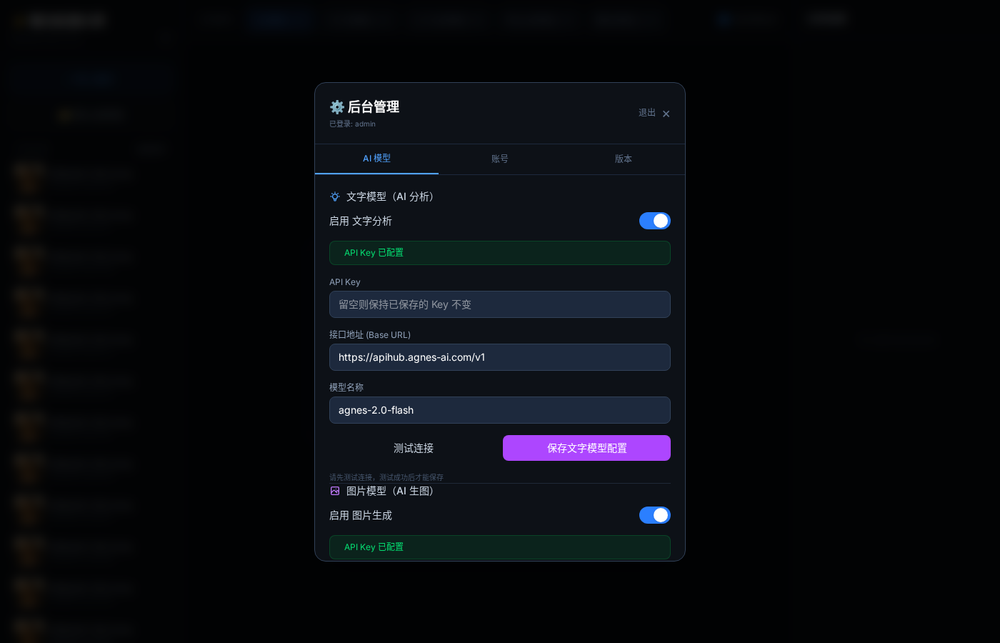
#> input picture admin-ai.png, 1000 x 643 px, shrunk from 1400 x 900 before the run
$ python -i analyzer.py   (imports and definitions only)
#> lines starting #> are read from the running program, lines starting #| are printed output that depends on the picture; after the words box and inside, x2 and y2 are one past the last pixel; in counts of white or black regions, pixels touching at a corner belong together
"""
曝光分析引擎 - 区域测光核心算法
支持多种区域划分模式：9宫格/16宫格/25宫格/中心点测光/自定义
"""

import numpy as np
from PIL import Image
from dataclasses import dataclass, field
from typing import List, Tuple, Optional
import json


@dataclass
class MeteringPoint:
    """单个测光点"""
    name: str          # 区域名称
    ev: float          # 曝光指数 (-3.0 ~ +3.0)
    brightness: int    # 原始亮度 (0-255)
    cx: int            # 中心点 x
    cy: int            # 中心点 y
    x1: int            # 区域左上角 x
    y1: int            # 区域左上角 y
    x2: int            # 区域右下角 x
    y2: int            # 区域右下角 y


@dataclass
class AnalysisResult:
    """分析结果"""
    metering_points: List[MeteringPoint]
    mode: str
    avg_brightness: float
    histogram: List[int] = field(default_factory=list)
    width: int = 0
    height: int = 0


# 区域模式定义
GRID_MODES = {
    "9": {
        "name": "九宫格",
        "rows": 3,
        "cols": 3,
        "labels": [
            ["左上", "正上", "右上"],
            ["左中", "正中", "右中"],
            ["左下", "正下", "右下"],
        ],
    },
    "16": {
        "name": "十六宫格",
        "rows": 4,
        "cols": 4,
        "labels": [
            ["左上1", "左上2", "右上1", "右上2"],
            ["左上3", "左上4", "右上3", "右上4"],
            ["左下1", "左下2", "右下1", "右下2"],
            ["左下3", "左下4", "右下3", "右下4"],
        ],
    },
    "25": {
        "name": "二十五宫格",
        "rows": 5,
        "cols": 5,
        "labels": [
            ["A1", "A2", "A3", "A4", "A5"],
            ["B1", "B2", "B3", "B4", "B5"],
            ["C1", "C2", "C3", "C4", "C5"],
            ["D1", "D2", "D3", "D4", "D5"],
            ["E1", "E2", "E3", "E4", "E5"],
        ],
    },
    "center": {
        "name": "中心点测光",
        "rows": 1,
        "cols": 1,
        "labels": ["中心点"],
    },
}


def brightness_to_ev(brightness: float, method: str = "standard") -> float:
    """
    将亮度值(0-255)转换为曝光指数(-3 ~ +3)
    128 为正确曝光 (EV=0)
    """
    if method == "standard":
        # 标准映射: 128=0EV, 每约45个亮度值对应1档EV
        ev = (brightness - 128) / 45.0
    elif method == "strict":
        # 严格映射: 每32个亮度值对应1档
        ev = (brightness - 128) / 32.0
    elif method == "loose":
        # 宽松映射: 每64个亮度值对应1档
        ev = (brightness - 128) / 64.0
    else:
        ev = (brightness - 128) / 45.0

    return round(max(-3.0, min(3.0, ev)), 1)


# [8 lines left out: function format_ev, not called in this run]


def analyze_image(
    image_path: str,
    mode: str = "9",
    ev_method: str = "standard",
    custom_model: Optional[dict] = None,
) -> AnalysisResult:
    """
    分析图片的区域曝光

    Args:
        image_path: 图片路径
        mode: 区域模式 ("9"/"16"/"25"/"center")
        ev_method: EV计算方法 ("standard"/"strict"/"loose")
        custom_model: 自定义模型参数（预留）

    Returns:
        AnalysisResult
    """
#> called with image_path = '../admin-ai.png', mode = '9', ev_method = 'standard'
    img = Image.open(image_path).convert("RGB")
#> img is the input picture: PIL image 1000x643 RGB; mean R, G, B 8.3, 10.5, 14.4
    gray = img.convert("L")
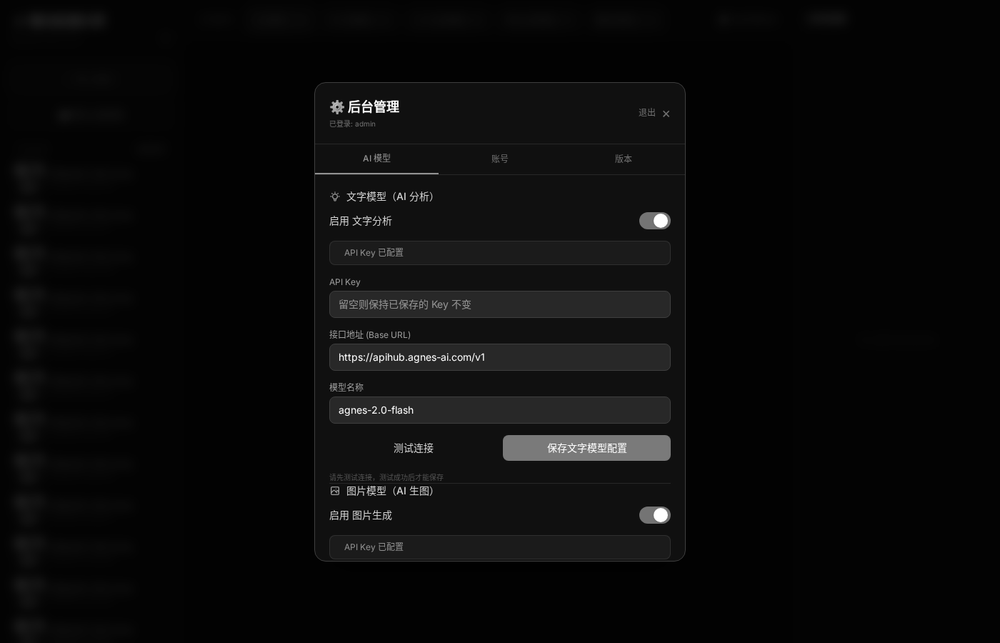
#> gray: PIL image 1000x643 L; min 0, max 255, mean 10.3
    arr = np.array(gray)
    h, w = arr.shape
#> h = 643; w = 1000

    grid_config = GRID_MODES.get(mode, GRID_MODES["9"])
    rows = grid_config["rows"]
    cols = grid_config["cols"]
    labels = grid_config["labels"]

    cell_h = h / rows
#> cell_h = 214.3
    cell_w = w / cols
#> cell_w = 333.3

    metering_points = []
    total_brightness = 0
    count = 0

    for r in range(rows):
        for c in range(cols):
            y1 = int(r * cell_h)
            y2 = int((r + 1) * cell_h) if r < rows - 1 else h
            x1 = int(c * cell_w)
            x2 = int((c + 1) * cell_w) if c < cols - 1 else w

            region = arr[y1:y2, x1:x2]
            avg = float(np.mean(region))
            ev = brightness_to_ev(avg, ev_method)

            # 中心点坐标
            cx = (x1 + x2) // 2
            cy = (y1 + y2) // 2

            # 应用自定义模型权重（预留）
            if custom_model and "weights" in custom_model:
                weight = custom_model["weights"].get(labels[r][c], 1.0)
                ev = round(ev * weight, 1)

            point = MeteringPoint(
                name=labels[r][c],
                ev=ev,
                brightness=int(avg),
                cx=cx,
                cy=cy,
                x1=x1,
                y1=y1,
                x2=x2,
                y2=y2,
            )
            metering_points.append(point)
            total_brightness += avg
            count += 1
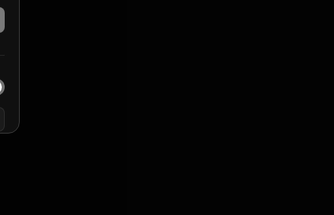
#> region: shape (215, 334); min 0, max 255, mean 3.5
#> after the loop, count = 9; metering_points = 9 items; total_brightness = 93.06

    # 计算直方图
    histogram_arr, _ = np.histogram(arr, bins=256, range=(0, 256))
#> histogram_arr = 256 values, max 184152 at index 3, min 2 at index 246, mean 2511.7
    # 压缩到32个bin便于前端展示
    histogram = [
        int(np.sum(histogram_arr[i * 8 : (i + 1) * 8])) for i in range(32)
    ]
#> histogram = 32 values, max 433864 at index 0, min 50 at index 30, mean 20093.8

    return AnalysisResult(
        metering_points=metering_points,
        mode=mode,
        avg_brightness=round(total_brightness / count, 1),
        histogram=histogram,
        width=w,
        height=h,
    )


# [91 lines left out: functions reanalyze_from_array, result_to_dict, not called in this run]

>>> result = analyze_image('../admin-ai.png')

$ run again, on admin-login.png
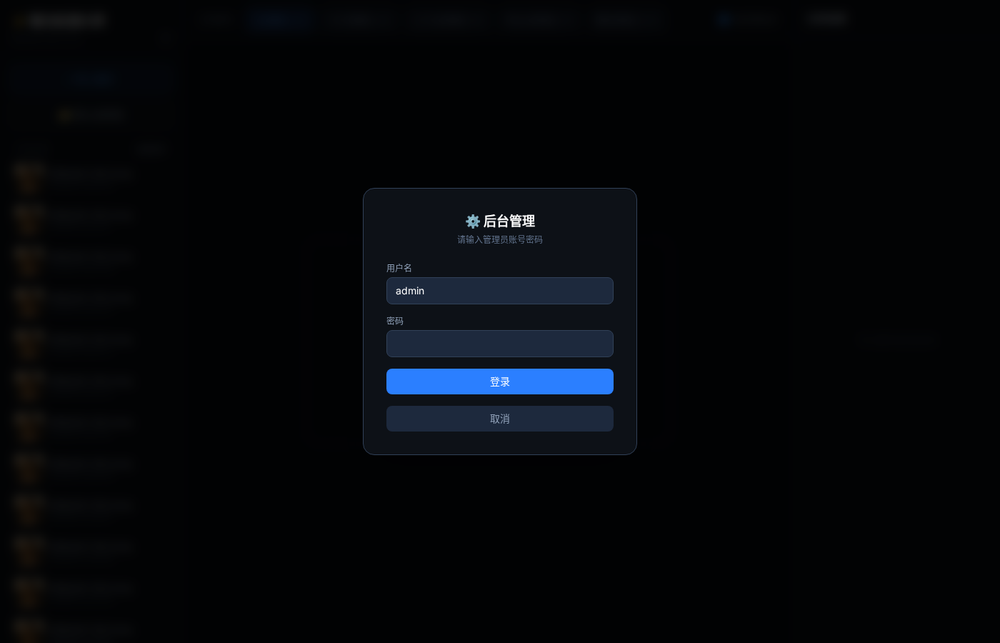
#> input picture admin-login.png, 1000 x 643 px, shrunk from 1400 x 900 before the run
#> in analyze_image, img is the input picture: PIL image 1000x643 RGB; mean R, G, B 4.5, 6.7, 9.8
#> in analyze_image, `gray = img.convert("L")`:
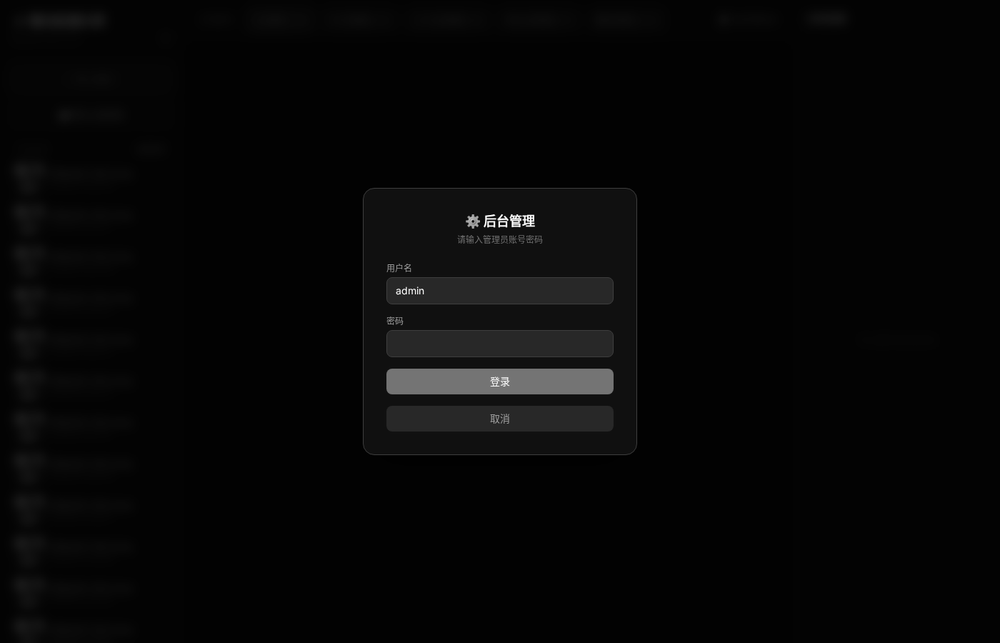
#> gray: PIL image 1000x643 L; min 0, max 255, mean 6.5
#> after the loop in analyze_image, `for r in range(rows):`:
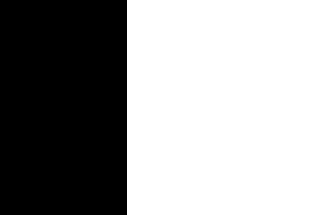
#> region: shape (215, 334); values 2 (black) and 3 (white), 62% white; 1 black region, box (x1, y1, x2, y2) and area: (0, 0, 127, 215) 27305
#> after the loop in analyze_image, `for r in range(rows):`: count = 9; metering_points = 9 items; total_brightness = 58.96
#> histogram_arr = 256 values, max 288603 at index 2, min 0 at index 242, mean 2511.7
#> histogram = 32 values, max 537558 at index 0, min 15 at index 30, mean 20093.8

$ run again, on admin-version.png
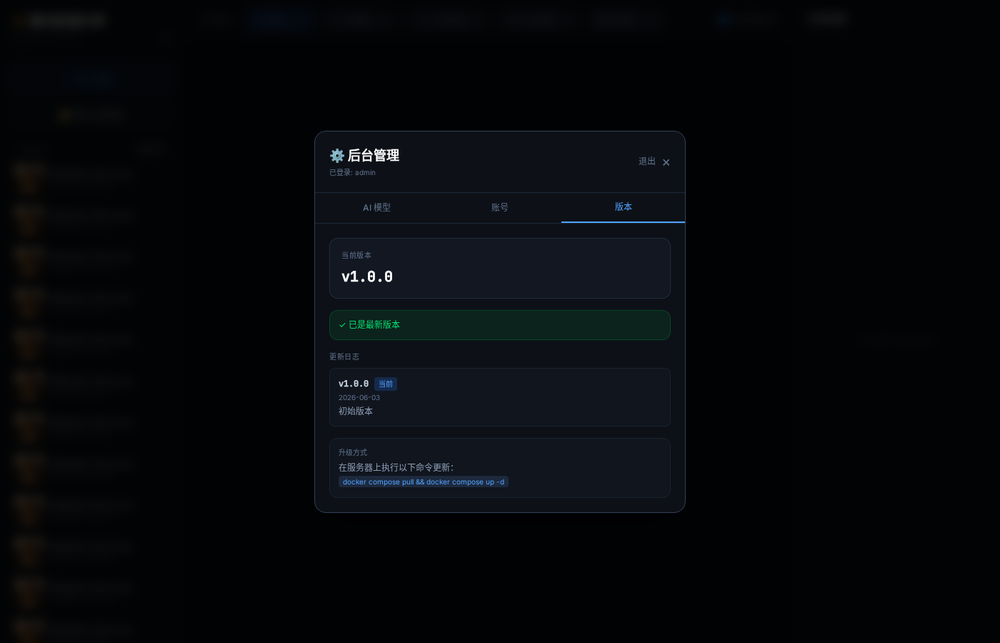
#> input picture admin-version.png, 1000 x 643 px, shrunk from 1400 x 900 before the run
#> in analyze_image, img is the input picture: PIL image 1000x643 RGB; mean R, G, B 5.6, 7.8, 10.3
#> after the loop in analyze_image, `for r in range(rows):`:
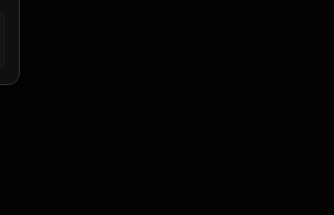
#> region: shape (215, 334); min 0, max 48, mean 3
#> after the loop in analyze_image, `for r in range(rows):`: count = 9; metering_points = 9 items; total_brightness = 68.17
#> histogram_arr = 256 values, max 217629 at index 2, min 0 at index 147, mean 2511.7
#> histogram = 32 values, max 469417 at index 0, min 25 at index 24, mean 20093.8

$ run again, on current-ui.png
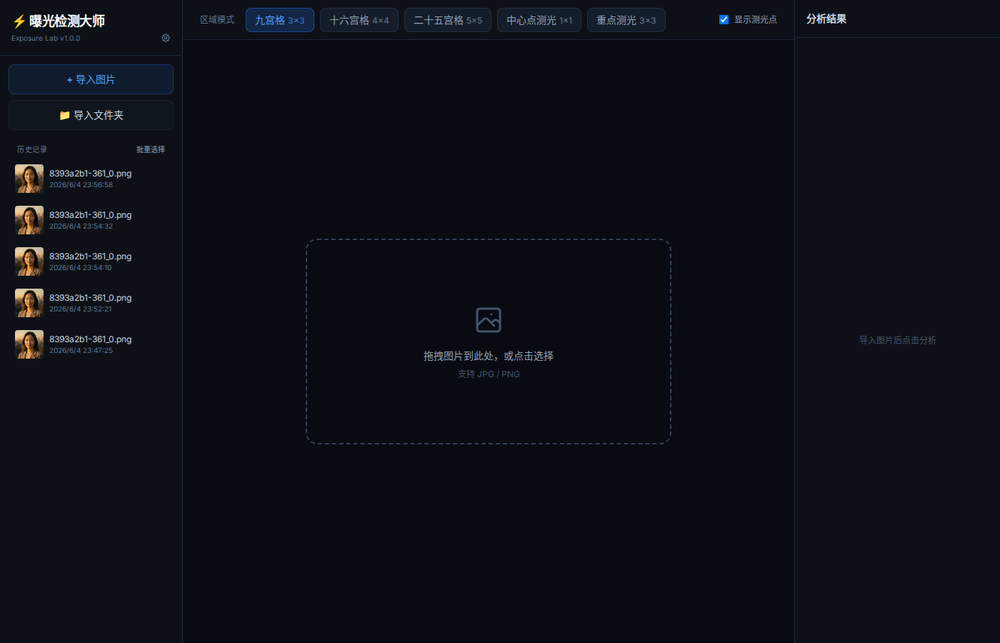
#> input picture current-ui.png, 1000 x 643 px, shrunk from 1400 x 900 before the run
#> in analyze_image, img is the input picture: PIL image 1000x643 RGB; mean R, G, B 12.1, 15.7, 22.4
#> after the loop in analyze_image, `for r in range(rows):`:
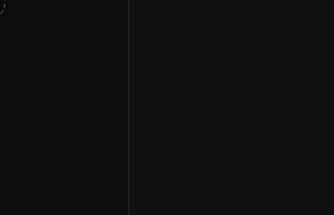
#> region: shape (215, 334); min 6, max 67, mean 14.1
#> after the loop in analyze_image, `for r in range(rows):`: count = 9; metering_points = 9 items; total_brightness = 137.3
#> histogram_arr = 256 values, max 359010 at index 11, min 1 at index 238, mean 2511.7
#> histogram = 32 values, max 369291 at index 1, min 48 at index 29, mean 20093.8
